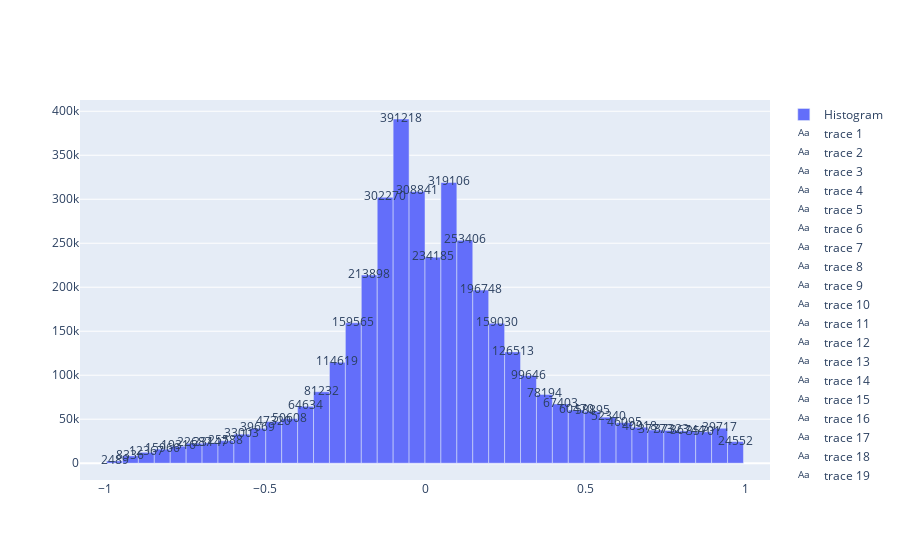

The notebook cell this image was saved under:
### Code cell
# Plot the figure
counts, bins = np.histogram(df_interest['ScoreChange'], bins=40)
bin_midpoints = bins[:-1] + np.diff(bins)/2

fig = go.Figure()

fig.add_trace(go.Bar(
    x=bin_midpoints,
    y=counts,
    width=np.diff(bins), # makes bars have correct widths
    name='Histogram'
))
# add text labels for counts
for i in range(len(counts)):
    fig.add_trace(go.Scatter(
        x=[bin_midpoints[i]],
        y=[counts[i]],
        text=[str(counts[i])],
        mode='text',
    ))

fig.show()

### Figure 1 — Plotly figure (JSON) as saved in the notebook; plotly's stock layout.template omitted (floating-point values rounded to 4 significant figures)
{"data": [{"name": "Histogram", "type": "bar", "width": [0.04971, 0.04971, 0.04971, 0.04971, 0.04971, 0.04971, 0.04971, 0.04971, 0.04971, 0.04971, 0.04971, 0.04971, 0.04971, 0.04971, 0.04971, 0.04971, 0.04971, 0.04971, 0.04971, 0.04971, 0.04971, 0.04971, 0.04971, 0.04971, 0.04971, 0.04971, 0.04971, 0.04971, 0.04971, 0.04971, 0.04971, 0.04971, 0.04971, 0.04971, 0.04971, 0.04971, 0.04971, 0.04971, 0.04971, 0.04971], "x": [-0.9709, -0.9212, -0.8715, -0.8218, -0.7721, -0.7224, -0.6727, -0.6229, -0.5732, -0.5235, -0.4738, -0.4241, -0.3744, -0.3247, -0.275, -0.2253, -0.1756, -0.1258, -0.07613, -0.02642, 0.02329, 0.073, 0.1227, 0.1724, 0.2221, 0.2718, 0.3216, 0.3713, 0.421, 0.4707, 0.5204, 0.5701, 0.6198, 0.6695, 0.7192, 0.7689, 0.8187, 0.8684, 0.9181, 0.9678], "y": [2489, 8336, 12367, 15966, 19316, 22687, 23147, 25588, 33003, 39669, 47320, 50608, 64634, 81232, 114619, 159565, 213898, 302270, 391218, 308841, 234185, 319106, 253406, 196748, 159030, 126513, 99646, 78194, 67403, 60470, 58895, 52340, 46095, 40918, 37773, 37323, 36744, 35701, 39717, 24552]}, {"mode": "text", "text": ["2489"], "type": "scatter", "x": [-0.9709], "y": [2489]}, {"mode": "text", "text": ["8336"], "type": "scatter", "x": [-0.9212], "y": [8336]}, {"mode": "text", "text": ["12367"], "type": "scatter", "x": [-0.8715], "y": [12367]}, {"mode": "text", "text": ["15966"], "type": "scatter", "x": [-0.8218], "y": [15966]}, {"mode": "text", "text": ["19316"], "type": "scatter", "x": [-0.7721], "y": [19316]}, {"mode": "text", "text": ["22687"], "type": "scatter", "x": [-0.7224], "y": [22687]}, {"mode": "text", "text": ["23147"], "type": "scatter", "x": [-0.6727], "y": [23147]}, {"mode": "text", "text": ["25588"], "type": "scatter", "x": [-0.6229], "y": [25588]}, {"mode": "text", "text": ["33003"], "type": "scatter", "x": [-0.5732], "y": [33003]}, {"mode": "text", "text": ["39669"], "type": "scatter", "x": [-0.5235], "y": [39669]}, {"mode": "text", "text": ["47320"], "type": "scatter", "x": [-0.4738], "y": [47320]}, {"mode": "text", "text": ["50608"], "type": "scatter", "x": [-0.4241], "y": [50608]}, {"mode": "text", "text": ["64634"], "type": "scatter", "x": [-0.3744], "y": [64634]}, {"mode": "text", "text": ["81232"], "type": "scatter", "x": [-0.3247], "y": [81232]}, {"mode": "text", "text": ["114619"], "type": "scatter", "x": [-0.275], "y": [114619]}, {"mode": "text", "text": ["159565"], "type": "scatter", "x": [-0.2253], "y": [159565]}, {"mode": "text", "text": ["213898"], "type": "scatter", "x": [-0.1756], "y": [213898]}, {"mode": "text", "text": ["302270"], "type": "scatter", "x": [-0.1258], "y": [302270]}, {"mode": "text", "text": ["391218"], "type": "scatter", "x": [-0.07613], "y": [391218]}, {"mode": "text", "text": ["308841"], "type": "scatter", "x": [-0.02642], "y": [308841]}, {"mode": "text", "text": ["234185"], "type": "scatter", "x": [0.02329], "y": [234185]}, {"mode": "text", "text": ["319106"], "type": "scatter", "x": [0.073], "y": [319106]}, {"mode": "text", "text": ["253406"], "type": "scatter", "x": [0.1227], "y": [253406]}, {"mode": "text", "text": ["196748"], "type": "scatter", "x": [0.1724], "y": [196748]}, {"mode": "text", "text": ["159030"], "type": "scatter", "x": [0.2221], "y": [159030]}, {"mode": "text", "text": ["126513"], "type": "scatter", "x": [0.2718], "y": [126513]}, {"mode": "text", "text": ["99646"], "type": "scatter", "x": [0.3216], "y": [99646]}, {"mode": "text", "text": ["78194"], "type": "scatter", "x": [0.3713], "y": [78194]}, {"mode": "text", "text": ["67403"], "type": "scatter", "x": [0.421], "y": [67403]}, {"mode": "text", "text": ["60470"], "type": "scatter", "x": [0.4707], "y": [60470]}, {"mode": "text", "text": ["58895"], "type": "scatter", "x": [0.5204], "y": [58895]}, {"mode": "text", "text": ["52340"], "type": "scatter", "x": [0.5701], "y": [52340]}, {"mode": "text", "text": ["46095"], "type": "scatter", "x": [0.6198], "y": [46095]}, {"mode": "text", "text": ["40918"], "type": "scatter", "x": [0.6695], "y": [40918]}, {"mode": "text", "text": ["37773"], "type": "scatter", "x": [0.7192], "y": [37773]}, {"mode": "text", "text": ["37323"], "type": "scatter", "x": [0.7689], "y": [37323]}, {"mode": "text", "text": ["36744"], "type": "scatter", "x": [0.8187], "y": [36744]}, {"mode": "text", "text": ["35701"], "type": "scatter", "x": [0.8684], "y": [35701]}, {"mode": "text", "text": ["39717"], "type": "scatter", "x": [0.9181], "y": [39717]}, {"mode": "text", "text": ["24552"], "type": "scatter", "x": [0.9678], "y": [24552]}], "layout": {"autosize": true, "xaxis": {"autorange": true, "range": [-1.079, 1.075], "type": "linear"}, "yaxis": {"autorange": true, "range": [-19110.0, 412800.0], "type": "linear"}}}
